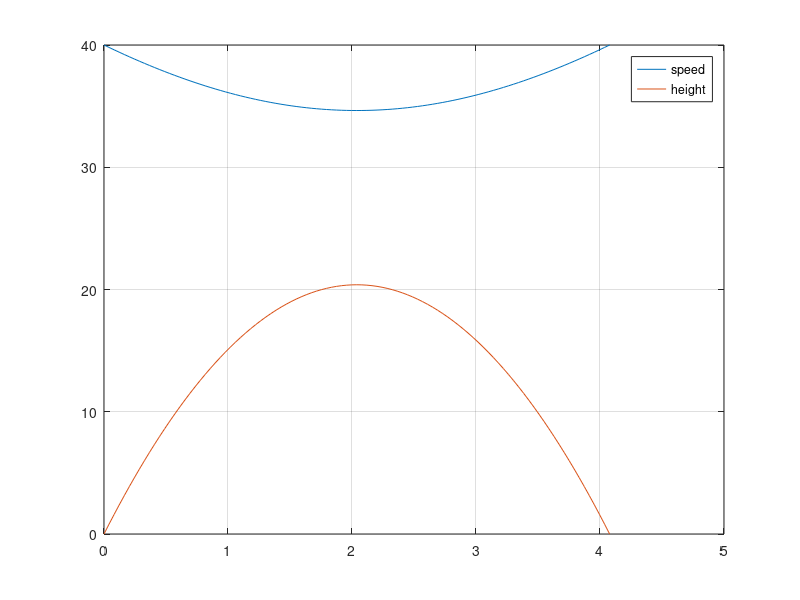

Write the MATLAB code that produced this figure.
%Projectile
V0 = 40; %initial speed
g = 9.81; % gravitational acceleration
Angle = 30*pi/180; %angle in radian
t_hit = (2*V0*sin(Angle)/g); %compute the time to hit
t=0:t_hit/100:t_hit; %declaration of an array containing time
h = V0.*t.*sin(Angle)-0.5.*g.*t.^2; % declaration of an array containing height
v = sqrt(V0.^2-2.*V0.*g.*t.*sin(Angle)+(g.^2).*(t.^2)); % declaration of an array containing speed
plot (t,v,t,h); grid on; legend('speed', 'height'); % plotting the velocity vs time and height vs time graph

% part a %finding the time interval when the height is no less than 15m
x= find(h>=15);
t1_a = min(t(x));
t2_a = max(t(x));
disp ('The time between which the height is no less than 15 m')
TA = [num2str(t1_a),'<=t<=',num2str(t2_a)]; disp(TA)

% part b %finding the time interval when the height>=15m and velocity<=36
y= find(h>=15 & v<=36);
t1_b = min(t(y));
t2_b = max(t(y));
disp ('The time between which the height is no less than 15 m and velocity no greater than 36m/s')
TB = [num2str(t1_b),'<=t<=',num2str(t2_b)]; 
disp(TB)

% part_c %finding the time interval when the height<5 and velocity>35
z = find(h<5 & v>35);
w = length(z)/2;
t1_c = min(t(z)); t4_c = max(t(z));
t2_c = min(t(w)); t3_c = max(t(w));
disp ('The time between which the height is less than 5m and velocity is greather than 35m/s')
TC = [num2str(t1_c),'<=t<=',num2str(t2_c),' and ',num2str(t3_c),'<=t<=',num2str(t4_c)];
disp(TC)